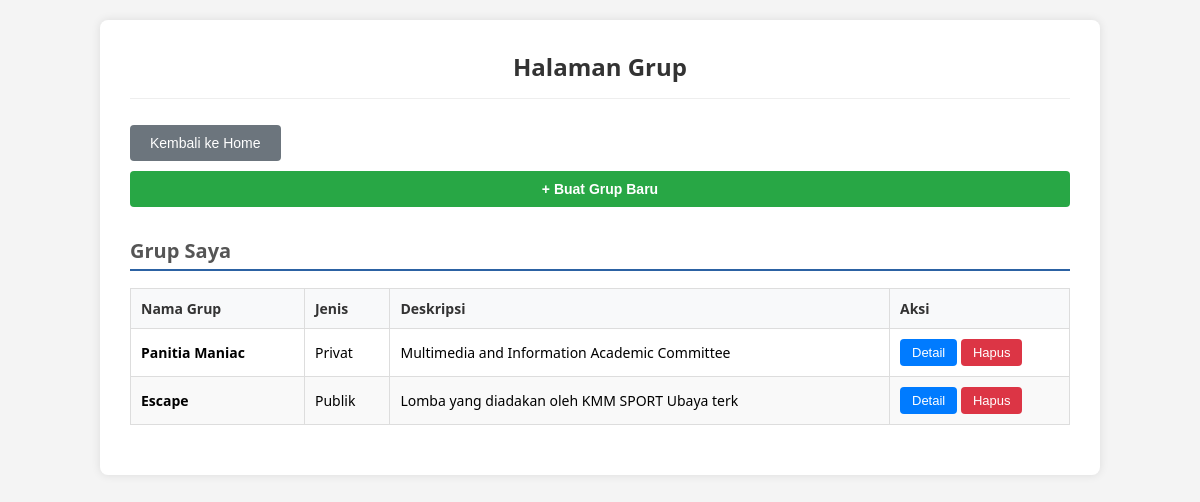
The app's page /display_grup.php (signed in) with its own data.
### tables this page shows
CREATE TABLE `grup` (
  `idgrup` int(11) NOT NULL,
  `username_pembuat` varchar(20) NOT NULL,
  `nama` varchar(45) DEFAULT NULL,
  `deskripsi` varchar(45) DEFAULT NULL,
  `tanggal_pembentukan` datetime DEFAULT NULL,
  `jenis` enum('Privat','Publik') DEFAULT NULL,
  `kode_pendaftaran` varchar(45) DEFAULT NULL
);

### src/class/parent.php (called while the page is built, shortened)
<?php
class classParent {
	public function __construct(){
		$this->mysqli =
		new mysqli(SERVER, UID, PWD, DB);
	}
}
?>

### src/class/grup.php (called while the page is built, shortened)
<?php
require_once("parent.php");
class Grup extends classParent {
    public function getGrupByCreator($username) {
        $sql = "SELECT * FROM grup WHERE username_pembuat = ?";
        $stmt = $this->mysqli->prepare($sql);
        $stmt->bind_param("s", $username);
        $stmt->execute();
        $res = $stmt->get_result();
        $data = [];
        while ($row = $res->fetch_assoc()) {
            $data[] = $row;
        }
        return $data;
    }
    public function getGrupByMember($username) {
    $sql = "SELECT g.*
            FROM grup g
            JOIN member_grup mg ON g.idgrup = mg.idgrup
            WHERE mg.username = ?";
    $stmt = $this->mysqli->prepare($sql);
    $stmt->bind_param("s", $username);
    $stmt->execute();
    $res = $stmt->get_result();
    $data = [];
    while ($row = $res->fetch_assoc()) {
        $data[] = $row;
    }
    return $data;
    }
}
?>

### src/display_grup.php (the view, shortened to what this page needs)
<?php
require_once("class/grup.php");
$grupObj = new Grup();
$username = $_SESSION['username'];
$isDosen = !empty($_SESSION['npk_dosen']);
$isMahasiswa = !empty($_SESSION['nrp_mahasiswa']);
$listGrupSaya = [];
if ($isDosen) {
    $grupDibuat = $grupObj->getGrupByCreator($username);
    $grupIkut = $grupObj->getGrupByMember($username);
    $temp = [];
    foreach ($grupDibuat as $g) $temp[$g['idgrup']] = $g;
    foreach ($grupIkut as $g) $temp[$g['idgrup']] = $g;
    $listGrupSaya = array_values($temp);
} elseif ($isMahasiswa) {
    $listGrupSaya = $grupObj->getGrupByMember($username);
    $listGrupPublik = $grupObj->getAvailablePublicGroups($username);
}
?>
<!DOCTYPE html>
<html>
<head>
    <link rel="stylesheet" href="style.css">
</head>
<body>
    <div class="container wide">
        <h1>Halaman Grup</h1>
        <a href="index.php"><button class="btn-back">Kembali ke Home</button></a>
        <?php
        if ($isDosen) {
            echo '<div style="margin-bottom: 15px;">';
            echo '<a href="tambah_grup.php"><button class="btn-add">+ Buat Grup Baru</button></a>';
            echo '</div>';
        }
        ?>
        <h2 class="section-title">Grup Saya</h2>
        <?php
        if (empty($listGrupSaya)) {
            echo "<p><i>Anda belum bergabung dengan grup manapun.</i></p>";
        } else {
            echo '<table>
                <thead>
                    <tr>
                        <th>Nama Grup</th>
                        <th>Jenis</th>
                        <th>Deskripsi</th>
                        <th style="width: 180px;">Aksi</th>
                    </tr>
                </thead>
                <tbody>';
            foreach ($listGrupSaya as $g) {
                echo "<tr>";
                echo "<td><b>" . htmlentities($g['nama']) . "</b></td>";
                echo "<td>" . htmlentities($g['jenis']) . "</td>";
                echo "<td>" . htmlentities($g['deskripsi']) . "</td>";
                echo "<td>";
                echo '<button class="detailBtn" value="' . $g['idgrup'] . '">Detail</button> ';
                if ($g['username_pembuat'] != $username) {
                    echo '<button class="keluarBtn btn-update" value="' . $g['idgrup'] . '">Keluar</button>';
                } else {
                    echo '<button class="hapusGrupBtn" value="' . $g['idgrup'] . '">Hapus</button>';
                }
                echo "</td>";
                echo "</tr>";
            }
            echo '</tbody></table>';
        }
        ?>
    </div>
</body>
</html>

### src/style.css (style rules this page uses)
* { box-sizing: border-box; }
body { font-family: 'Segoe UI', Tahoma, Geneva, Verdana, sans-serif; background-color: #f4f4f4; padding: 20px; margin: 0; }
.container { background: white; padding: 30px; border-radius: 8px; width: 95%; max-width: 600px; margin: auto; box-shadow: 0 0 10px rgba(0,0,0,0.1); }
.container.wide { max-width: 1000px; }
h1 { margin-top: 0; color: #333; text-align: center; border-bottom: 1px solid #eee; padding-bottom: 15px; font-size: 24px; }
h2, h2.section-title { color: #555; border-bottom: 2px solid #2c62a3; padding-bottom: 5px; margin-top: 30px; font-size: 20px; }
button, .btn { cursor: pointer; padding: 10px 20px; border: none; border-radius: 4px; font-size: 14px; margin-top: 10px; transition: background 0.3s; text-decoration: none; display: inline-block; }
.btn-save, .btn-add, .btn-login { background-color: #28a745; color: white; width: 100%; font-weight: bold; }
.btn-delete, .btn-remove, .hapusBtn, .hapusGrupBtn { background-color: #dc3545; color: white; }
.btn-back, .btn-secondary { background-color: #6c757d; color: white; }
.btn-primary, .btn-search, .page-link, .btn-menu, .detailBtn { background-color: #007bff; color: white; }
.editBtn, .hapusBtn, .page-link, .detailBtn, .keluarBtn, .hapusGrupBtn { padding: 6px 12px; font-size: 13px; width: auto; margin-top: 0; }
table { border-collapse: collapse; width: 100%; margin-bottom: 20px; font-size: 14px; }
th, td { border: 1px solid #ddd; padding: 10px; text-align: left; vertical-align: middle; }
th { background-color: #f8f9fa; color: #333; font-weight: 600; }
tr:nth-child(even) { background-color: #f9f9f9; }

### records on screen
grup: nama "Panitia Maniac", jenis "Privat", deskripsi "Multimedia and Information Academic Committee", $g['idgrup'] 2 (drawn)
grup: nama "Escape", jenis "Publik", deskripsi "Lomba yang diadakan oleh KMM SPORT Ubaya terk", $g['idgrup'] 5 (drawn)
